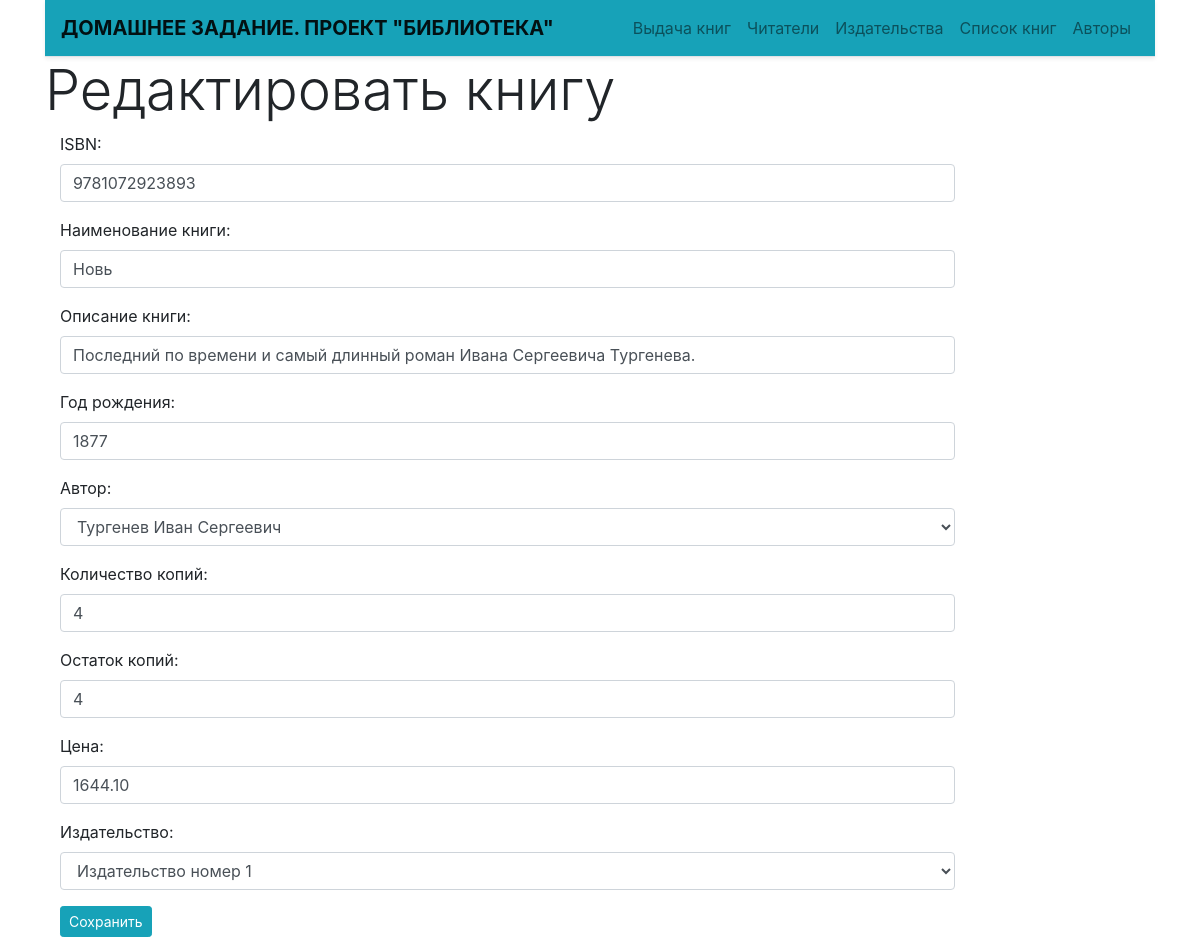
/book/update/6/, run on an earlier commit of the app's database.
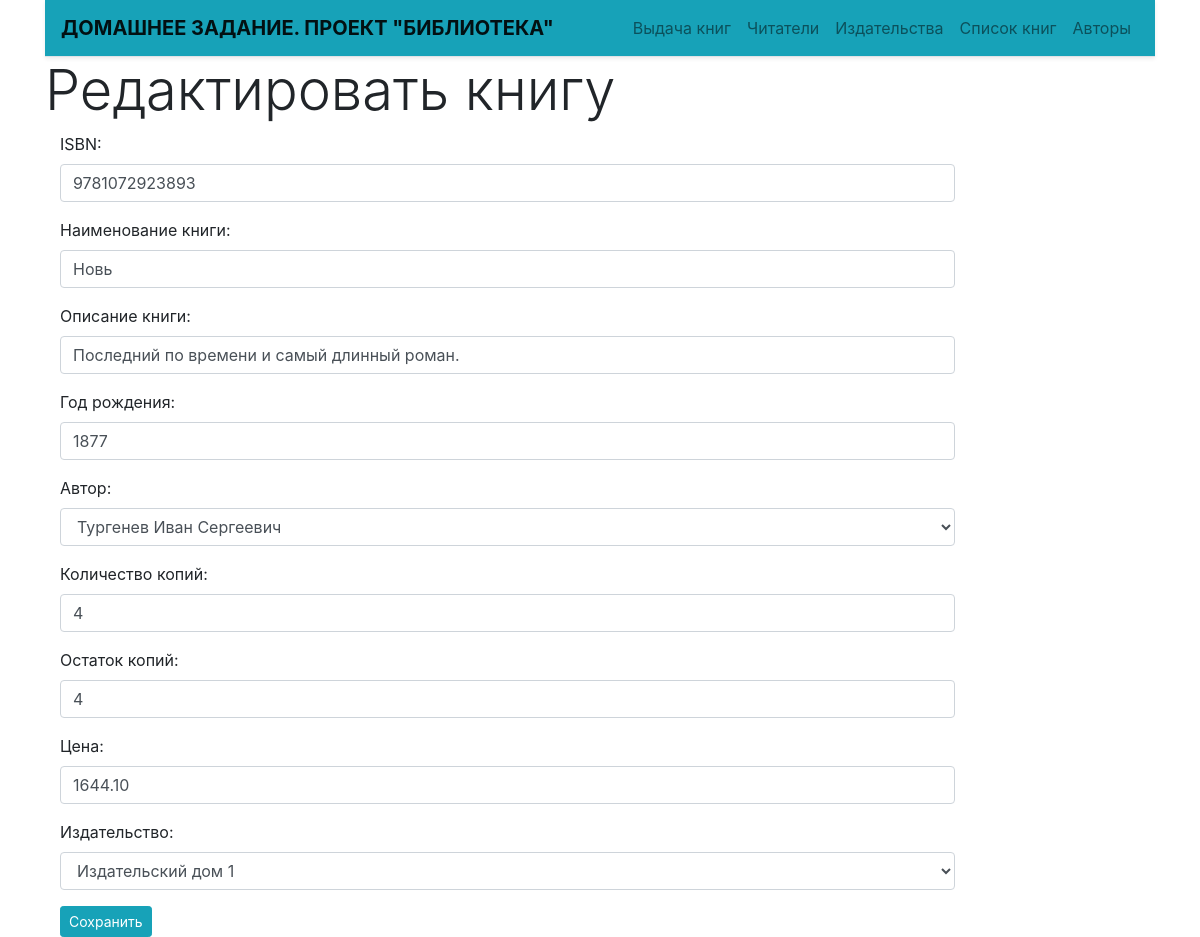
And on a later commit of the database.
### p_library/models.py (models this page shows, shortened)
class Book(models.Model):
    ISBN = models.CharField(max_length=13, verbose_name='ISBN')
    title = models.TextField(verbose_name='Наименование книги')
    description = models.TextField(verbose_name='Описание книги', null = True)
    year_release = models.SmallIntegerField(verbose_name='Год издания', null = True)
    author = models.ForeignKey(Author, on_delete=models.CASCADE, verbose_name='Автор')
    copy_count = models.IntegerField(default=1, verbose_name='Количество копий')
    ost_count = models.IntegerField(default=0, verbose_name='Остаток копий')
    price = models.DecimalField(max_digits = 10, decimal_places=2, default=0, verbose_name='Цена')
    pubhouse = models.ForeignKey(PubHouse, on_delete=models.CASCADE,
        verbose_name='Издательство', blank=True,
        related_name="books", related_query_name="book")
    readers = models.ManyToManyField(
            Reader,
            through='Bookreader',
            through_fields=('book', 'reader'),
        )
    readers.empty_value_display = '-empty-'
    img = models.ImageField(upload_to='book', null=True, blank=True, verbose_name='Фото обложки')
    class Meta:
            verbose_name = 'Книга'
            verbose_name_plural = 'Книги'
            ordering = ['title']

### p_library/views.py (the view)
# urls.py: path('book/update/<int:pk>/', views.BookEdit.as_view(), name='book_update'),
class BookEdit(UpdateView):
    model = Book
    form_class = BookForm
    template_name = 'book_edit.html'
    success_url = reverse_lazy('book_list')

### p_library/models.py (called while the page is built)
    def __str__(self):
        return self.full_name

    def __str__(self):
        return self.name

### p_library/templates/book_edit.html (shortened to what this page needs)
{% extends 'base.html' %}
{% block content %}
<h1 class="display-4">Редактировать книгу</h1>
<div class="row mx-auto">
  <div class="col-md-10">
    <form method="post">
      {{ form.as_p }}
      <input type="submit" value="Сохранить" class="btn btn-info btn-sm" />
    </form>
  </div>
</div>
{% endblock %}

What changed in the data, as far as the page shows it:
changed Book "Новь": description "Последний по времени и самый длинный роман Ивана Сергеевича Тургенева." → "Последний по времени и самый длинный роман."; pubhouse "Издательство номер 1" → "Издательский дом 1"
